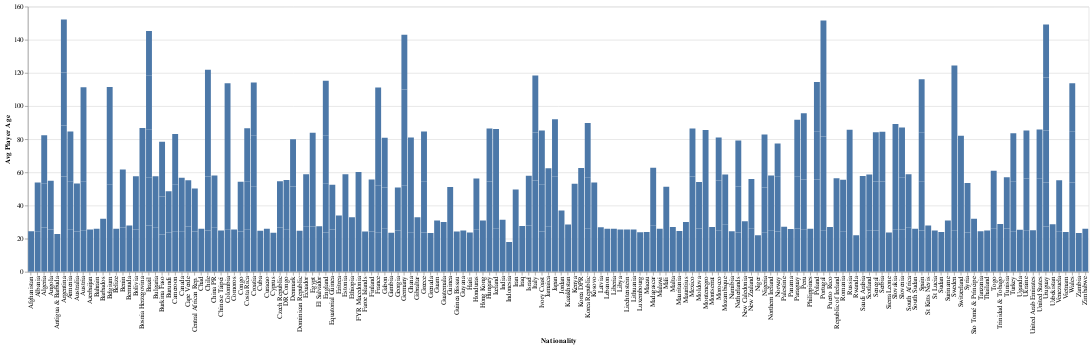

The notebook cell saved with this chart:
### Code cell
player_age_bar_chart = alt.Chart(nationality_df).mark_bar().encode(x=alt.X('nationality:O', title='Nationality'), 
                                                                   y=alt.Y('player_avg_age:Q', title='Avg Player Age')
                                                                  ).interactive()

player_age_bar_text = player_age_bar_chart.mark_text(
                                                    align='left',
                                                    baseline='middle',
                                                    dx=3  # Nudges text to right so it doesn't appear on top of the bar
                                                    ).encode(text='player_avg_age:Q')


player_age_bar_chart.properties(width=1600, height=400)
# nationality_df['player_avg_age'].plot.bar(figsize=(27, 9))

### Figure 1 — Vega-Lite specification as saved in the notebook (floating-point values rounded to 4 significant figures; data arrays with more than 128 entries replaced by an {"elided": "..."} marker saying what was removed)
{"config": {"view": {"continuousWidth": 400, "continuousHeight": 300}}, "data": {"name": "data-0070a7620a0f1117244dc5854ea03981"}, "mark": "bar", "encoding": {"x": {"field": "nationality", "title": "Nationality", "type": "ordinal"}, "y": {"field": "player_avg_age", "title": "Avg Player Age", "type": "quantitative"}}, "height": 400, "selection": {"selector006": {"type": "interval", "bind": "scales", "encodings": ["x", "y"]}}, "width": 1600, "$schema": "https://vega.github.io/schema/vega-lite/v4.17.0.json", "datasets": {"data-0070a7620a0f1117244dc5854ea03981": {"elided": "327 records"}}}
